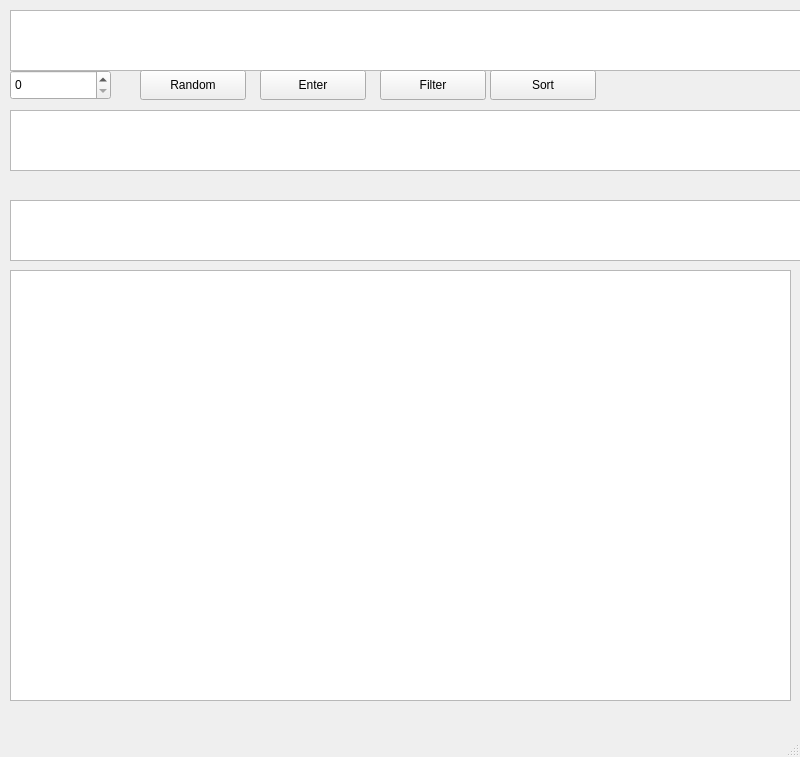
<?xml version="1.0" encoding="UTF-8"?>
<ui version="4.0">
 <class>MainWindow</class>
 <widget class="QMainWindow" name="MainWindow">
  <property name="geometry">
   <rect>
    <x>0</x>
    <y>0</y>
    <width>800</width>
    <height>757</height>
   </rect>
  </property>
  <property name="windowTitle">
   <string>MainWindow</string>
  </property>
  <widget class="QWidget" name="centralwidget">
   <widget class="QTableWidget" name="input_1">
    <property name="geometry">
     <rect>
      <x>10</x>
      <y>10</y>
      <width>791</width>
      <height>61</height>
     </rect>
    </property>
   </widget>
   <widget class="QTableWidget" name="input_2">
    <property name="geometry">
     <rect>
      <x>10</x>
      <y>110</y>
      <width>791</width>
      <height>61</height>
     </rect>
    </property>
   </widget>
   <widget class="QTableWidget" name="input_3">
    <property name="geometry">
     <rect>
      <x>10</x>
      <y>200</y>
      <width>791</width>
      <height>61</height>
     </rect>
    </property>
   </widget>
   <widget class="QSpinBox" name="spinBox">
    <property name="geometry">
     <rect>
      <x>10</x>
      <y>70</y>
      <width>101</width>
      <height>30</height>
     </rect>
    </property>
    <property name="maximum">
     <number>100000</number>
    </property>
   </widget>
   <widget class="QPushButton" name="pushButton">
    <property name="geometry">
     <rect>
      <x>260</x>
      <y>70</y>
      <width>106</width>
      <height>30</height>
     </rect>
    </property>
    <property name="text">
     <string>Enter</string>
    </property>
   </widget>
   <widget class="QPushButton" name="pushButton_2">
    <property name="geometry">
     <rect>
      <x>380</x>
      <y>70</y>
      <width>106</width>
      <height>30</height>
     </rect>
    </property>
    <property name="text">
     <string>Filter</string>
    </property>
   </widget>
   <widget class="QPushButton" name="pushButton_3">
    <property name="geometry">
     <rect>
      <x>490</x>
      <y>70</y>
      <width>106</width>
      <height>30</height>
     </rect>
    </property>
    <property name="text">
     <string>Sort</string>
    </property>
   </widget>
   <widget class="QPushButton" name="pushButton_4">
    <property name="geometry">
     <rect>
      <x>140</x>
      <y>70</y>
      <width>106</width>
      <height>30</height>
     </rect>
    </property>
    <property name="text">
     <string>Random</string>
    </property>
   </widget>
   <widget class="QTextEdit" name="textEdit">
    <property name="geometry">
     <rect>
      <x>10</x>
      <y>270</y>
      <width>781</width>
      <height>431</height>
     </rect>
    </property>
   </widget>
  </widget>
  <widget class="QMenuBar" name="menubar">
   <property name="geometry">
    <rect>
     <x>0</x>
     <y>0</y>
     <width>800</width>
     <height>26</height>
    </rect>
   </property>
  </widget>
  <widget class="QStatusBar" name="statusbar"/>
 </widget>
 <resources/>
 <connections/>
</ui>
